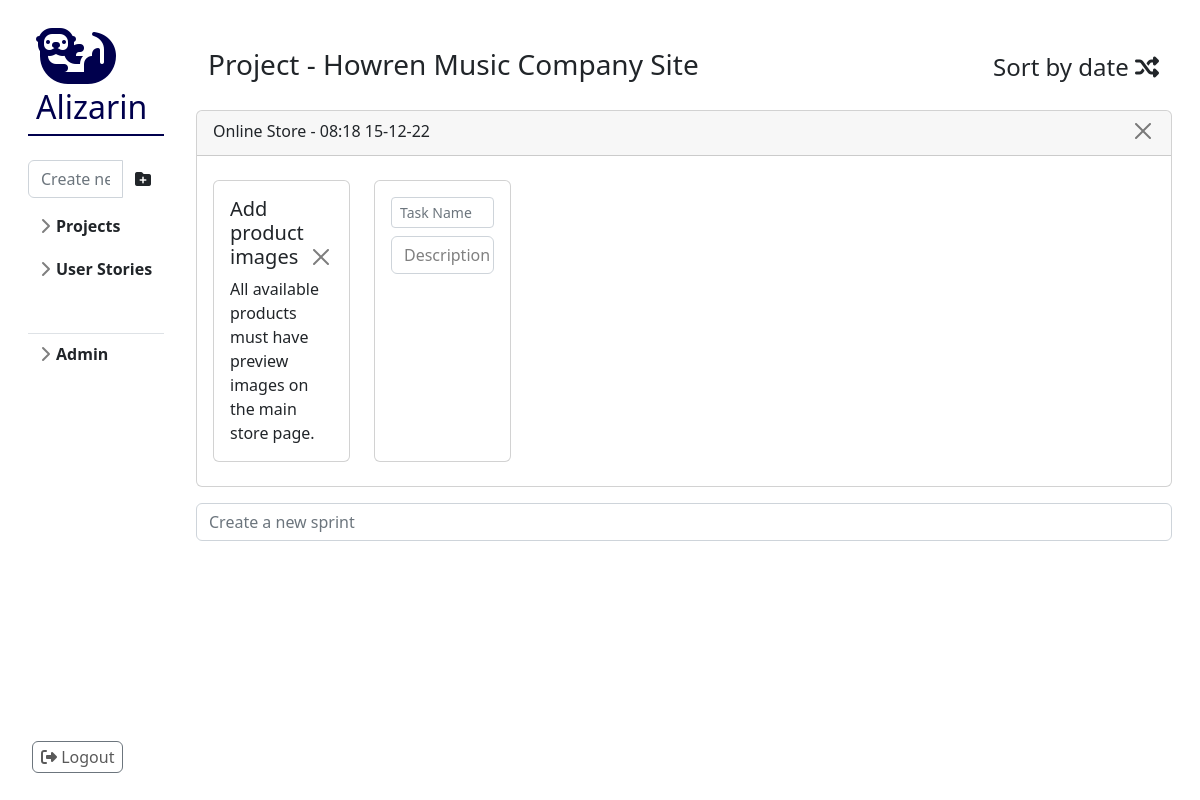
The app's page /project/1 (signed in) with its own data.
### src/model/project.py (models this page shows, shortened)
class Project(db.Model):
    __tablename__: str = "projects"
    project_id = db.Column(db.Integer, primary_key=True)
    name: str = db.Column(db.String(128))
    users = db.relationship('User', secondary='project_users', back_populates='projects')
    created_by_id = db.Column(db.Integer, db.ForeignKey("users.user_id"))
    created_by = db.relationship('User')
    sprints = db.relationship("Sprint", back_populates="project")
    stories = db.relationship("Story", back_populates="project")
    created_at: datetime = db.Column(DateTime, default=datetime.utcnow)

### src/model/sprint.py (models this page shows, shortened)
class Sprint(db.Model):
    __tablename__ = "sprints"
    sprint_id: int = db.Column(db.Integer, primary_key=True)
    name: str = db.Column(db.String(256))
    project_id = db.Column(db.Integer, db.ForeignKey("projects.project_id"))
    project = db.relationship("Project", back_populates="sprints")
    tasks = db.relationship("Task", back_populates="sprint")
    created_at: datetime = db.Column(DateTime, default=datetime.utcnow)

### src/model/task.py (models this page shows, shortened)
class Task(db.Model):
    task_id: int = db.Column(Integer, primary_key=True)
    name: str = db.Column(String(128))
    description: str = db.Column(String(512))
    sprint_id = db.Column(db.Integer, db.ForeignKey("sprints.sprint_id"))
    sprint = db.relationship("Sprint", back_populates="tasks")
    is_completed: bool = db.Column(db.Boolean())
    created_at: datetime = db.Column(DateTime, default=datetime.utcnow)
    __tablename__ = "tasks"

### app.py (the view)
@app.route('/project', methods=['POST', 'GET'])
@app.route('/project/<project_id>', methods=['POST', 'GET'])
def project(project_id=None):
    sort_fn = lambda sprint: sprint.name
    next_sort = 'date'
    reverse = False
    if 'sort' in request.args and request.args.get('sort') == 'date':
        sort_fn = lambda sprint: sprint.created_at
        reverse = True
        next_sort = 'alpha'
    if 'sort' in request.args and request.args.get('sort') == 'alpha':
        sort_fn = lambda sprint: sprint.name
        reverse = False
        next_sort = 'date'
    user = db.session.query(User).filter_by(user_id=session.get('user_id')).one()
    active_project = None
    is_owner = False
    if project_id is not None:
        active_project = db.session.query(Project).filter_by(project_id=project_id).one()
        active_project.sprints.sort(key=sort_fn, reverse=reverse)
        is_owner = (active_project.created_by.user_id == user.user_id)
    elif len(user.projects) != 0:
        return redirect(url_for('project', project_id=user.projects[0].project_id))
    project_form = ProjectForm()
    sprint_form = SprintForm()
    task_form = TaskForm()
    return render_template("app/project.html", next_sort=next_sort,
                           project_form=project_form,
                           sprint_form=sprint_form,
                           task_form=task_form,
                           projects=user.projects, active_project=active_project, is_owner=is_owner)

### src/form.py
class ProjectForm(FlaskForm):
    class Meta:
        csrf = False
    name = StringField('Project name', validators=[Length(1, 32)])
    submit = SubmitField('Create project')

class SprintForm(FlaskForm):
    class Meta:
        csrf = False
    name = StringField('Sprint name', validators=[Length(1, 32)])
    submit = SubmitField('Create sprint')

### app.py (called while the page is built)
@app.template_filter()
def strftime(value, fmt="%H:%M %d-%m-%y"):
    return value.strftime(fmt)

### templates/app/project.html (shortened to what this page needs)
{% extends 'app/layout/default.html' %}
{% block stylesheets %}
    <link rel="stylesheet" href="{{ url_for('static', filename='css/app/projects.css') }}">
{% endblock %}
{% block content %}
    {% if active_project is not none %}
        <div class="row m-3">
            <div class="col-12">
                <h3>Project - {{ active_project.name }}
                    <a href="{{ url_for('project', project_id=active_project.project_id, sort=next_sort) }}"
                       class="btn float-end mb-2 mt-0 p-0 fs-4"  role="button"
                       aria-label="Shuffle">Sort by {{ next_sort }}
                        <i class="fa-solid fa-shuffle"></i>
                    </a>
                </h3>
            </div>
        </div>
        {% for sprint in active_project.sprints %}
            <div class="card m-3">
                <div class="card-header">
                    {{ sprint.name }} - {{ sprint.created_at|strftime }}
                    <a href="{{ url_for('sprint_delete', project_id=active_project.project_id, sprint_id=sprint.sprint_id) }}"
                       class="btn btn-close float-end mb-1" role="button"
                       aria-label="Close"></a>
                </div>
                <div class="card-body">
                    <div class="row align-items-stretch">
                        {% for task in sprint.tasks %}
                            <div class="col-2 py-2">
                                <div class="card h-100">
                                    <div class="card-body">
                                        <h5 class="card-title">{{ task.name }}
                                            <a href="{{ url_for('task_delete', project_id=active_project.project_id, task_id=task.task_id) }}"
                                               class="btn btn-close float-end mb-1" role="button"
                                               aria-label="Close"></a>
                                        </h5>
                                        <p class="card-text">{{ task.description }}</p>
                                    </div>
                                </div>
                            </div>
                        {% endfor %}
                        <div class="col-2 py-2">
                            <div class="card h-100">
                                <div class="card-body">
                                    <form class="form-inline" id="task-add" name="taskadd"
                                          action="{{ url_for("task_add", project_id=active_project.project_id, sprint_id=sprint.sprint_id) }}"
                                          method=post>
                                        <h5 class="card-title">
                                            {{ task_form.name(class_="form-control form-control-sm", placeholder_="Task Name") }}
                                        </h5>
                                        <div class="card-text">
                                            <div id="editable-description" contenteditable="true"
                                                 class="form-control d-inline-block"
                                                 aria-multiline="true" placeholder="Description"></div>
                                        </div>
                                    </form>
                                </div>
                            </div>
                        </div>
                    </div>
                </div>
            </div>
        {% endfor %}
        <div class="row m-3">
            <div class="w-100 p-0 m-0">
                <form id="sprint-add" name="sprintadd"
                      action="{{ url_for("sprint_add", project_id=active_project.project_id) }}" method=post>
                    {{ sprint_form.name(class_="form-control", placeholder_="Create a new sprint") }}
                </form>
            </div>
        </div>
    {% endif %}
{% endblock %}

### static/css/app/layout/default.css (style rules this page uses)
* { padding: 0; margin: 0; }

### static/css/app/projects.css (style rules this page uses)
[contenteditable][placeholder]:empty:before { white-space: pre; content: attr(placeholder); position: absolute; color: gray; background-color: transparent; }

### records on screen
Project: name "Howren Music Company Site"
Sprint: name "Online Store", created_at|strftime "08:18 15-12-22"
Task: name "Add product images", description "All available products must have preview images on the main store page."

### other values on screen
{{ next_sort }} "date"
